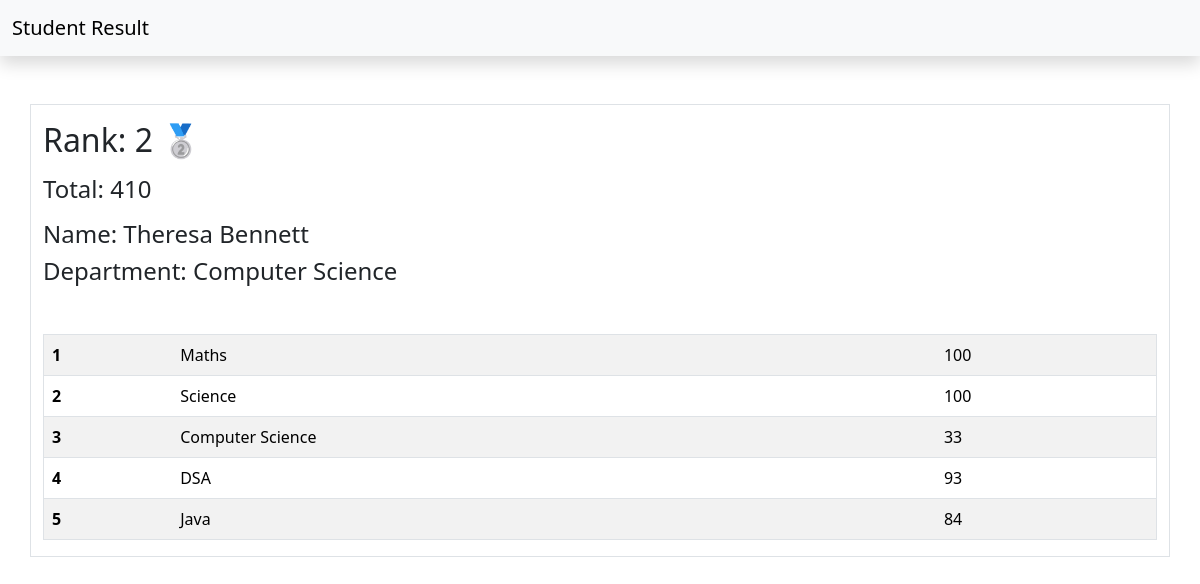
Page /see_marks/936/ on the committed database.
### report/models.py (models this page shows, shortened)
class SubjectMarks(models.Model):
    student = models.ForeignKey(Student,related_name="StudentMarks",on_delete=models.CASCADE)
    subject = models.ForeignKey(Subject,on_delete=models.CASCADE)
    marks = models.IntegerField()

class Student(models.Model):
    deparment = models.ForeignKey(Department,related_name="depart",on_delete=models.CASCADE)
    student_id = models.OneToOneField(StudentID,related_name="studentid",on_delete=models.CASCADE)
    student_name = models.CharField(max_length=100)
    student_email = models.EmailField(unique=True)
    student_age = models.IntegerField(default=18)
    student_address = models.TextField()
    def __str__(self) -> str:
        return self.student_name
    class Meta:
        ordering = ['student_name']
        verbose_name = "student"

class ReportCard(models.Model):
    student = models.ForeignKey(Student,related_name="StudentReportCard",on_delete=models.CASCADE)
    student_rank = models.IntegerField()
    date_of_report_card = models.DateField(auto_now_add=True)
    class Meta:
        unique_together = ['student_rank','date_of_report_card']

class Department(models.Model):
    department = models.CharField(max_length=100)
    def __str__(self) -> str:
        return self.department
    class Meta:
        ordering  = ['department']

class Subject(models.Model):
    subject_name = models.CharField(max_length=100)

### report/views.py (the view)
# urls.py: path('see_marks/<student_id>/',see_marks,name='see_marks'),
def see_marks(request,student_id):
    queryset = SubjectMarks.objects.filter(student__student_id__student_id=student_id)
    total_marks = queryset.aggregate(total_marks=Sum('marks'))
    return render(request,'report/see_marks.html',{'queryset':queryset,'total_marks':total_marks})

### report/templates/report/see_marks.html
{% extends "report/base.html" %}
{% block main %}
<div class="container mt-5 border">
    {% if queryset.first.student.StudentReportCard.first.student_rank == 1  %}<h2 class="my-3">Rank: {{queryset.first.student.StudentReportCard.first.student_rank}} 🥇</h2>
    {% elif queryset.first.student.StudentReportCard.first.student_rank == 2 %}<h2 class="my-3">Rank: {{queryset.first.student.StudentReportCard.first.student_rank}} 🥈</h2>
    {% elif queryset.first.student.StudentReportCard.first.student_rank == 3 %}<h2 class="my-3">Rank: {{queryset.first.student.StudentReportCard.first.student_rank}} 🥉</h2>
    {% else %}
    <h2 class="my-3">Rank: {{queryset.first.student.StudentReportCard.first.student_rank}} </h2>
    {% endif %}
    <h4 class="mb-3">Total: {{total_marks.total_marks}}</h4>
    <h4>Name: {{queryset.first.student}}</h4>
    <h4>Department: {{queryset.first.student.deparment}}</h4>
<table class="table table-striped mt-5 border">
<tbody>
    {% for marks in queryset %}
    <tr>
        <th scope="row">{{forloop.counter}}</th>
        <td>{{marks.subject.subject_name}}</td>
        <td>{{marks.marks}}</td>
    </tr>
    {% endfor %}
</tbody>
</div>
{% endblock main %}

### rows in the picture
SubjectMarks: first.student.StudentReportCard.first.student_rank "2", first.student "Theresa Bennett", first.student.deparment "Computer Science", subject.subject_name "Maths", marks "100"
SubjectMarks: subject.subject_name "Science", marks "100"
SubjectMarks: subject.subject_name "Computer Science", marks "33"
SubjectMarks: subject.subject_name "DSA", marks "93"
SubjectMarks: subject.subject_name "Java", marks "84"

### other values in the picture
{{ total_marks.total_marks }} "410"
